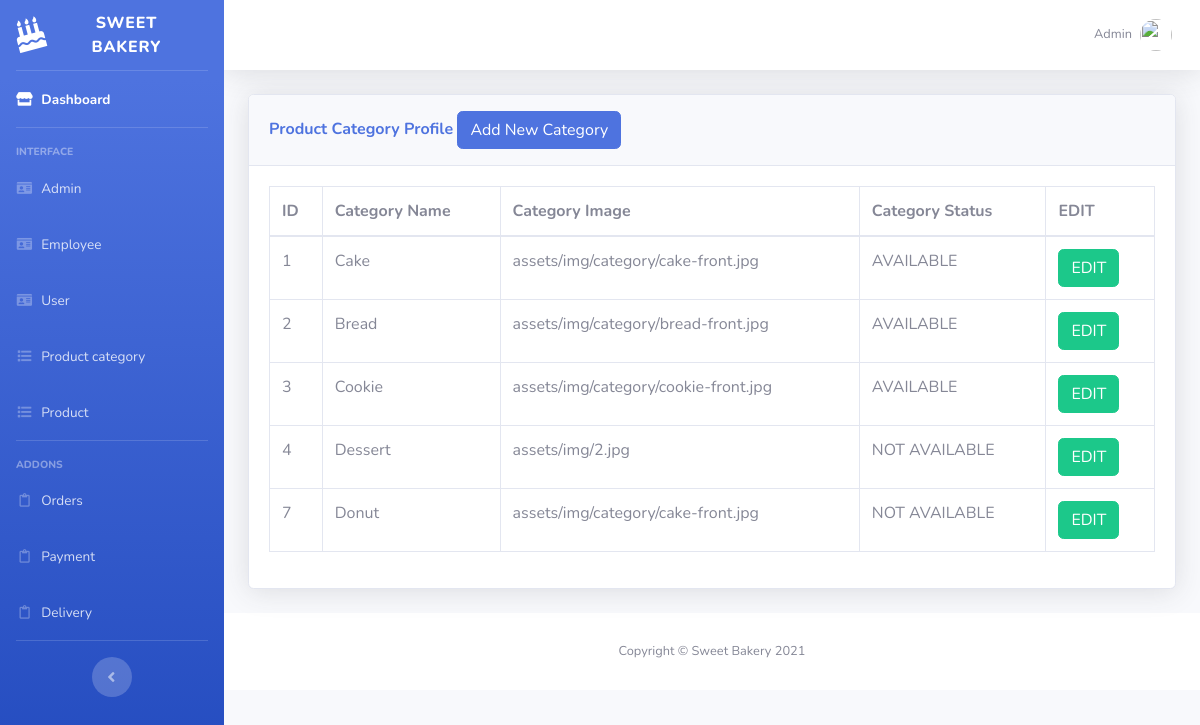
/admin/product_category.php, run on the app's committed database.
### tables this page shows
CREATE TABLE `product_category` (
  `product_category_id` int(11) NOT NULL,
  `product_category_name` char(50) NOT NULL,
  `product_category_image` varchar(255) NOT NULL,
  `product_category_status` char(50) DEFAULT NULL
);

### admin/product_category.php (the view, shortened to what this page needs)
<?php
include('includes/header.php');
include('includes/navbar.php');
$result = mysqli_query($connect,"SELECT * FROM product_category");
?>
<div class="container-fluid">
<div class="card shadow mb-4">
  <div class="card-header py-3">
    <h6 class="m-0 font-weight-bold text-primary">Product Category Profile
            <button type="button" class="btn btn-primary" data-toggle="modal" data-target="#addadminprofile">
              Add New Category
            </button>
    </h6>
  </div>
  <div class="card-body">
    <div class="table-responsive">
      <table class="table table-bordered" id="dataTable" width="100%" cellspacing="0">
        <thead>
          <tr>
            <th>ID </th>
            <th>Category Name </th>
			<th>Category Image </th>
            <th>Category Status </th>
            <th>EDIT </th>
          </tr>
        </thead>
        <tbody>
		  <?php
		    if(mysqli_num_rows($result)>0){
				while($row = mysqli_fetch_assoc($result)){
				  ?>
				  <tr>
					<td><?php echo $row['product_category_id'];?></td>
					<td><?php echo $row['product_category_name'];?></td>
					<td><?php echo $row['product_category_image'];?></td>
					<td><?php echo $row['product_category_status'];?></td>
					<td>
					  <form action="product_category_edit.php?edit&prod_catid=<?php echo $row['product_category_id']; ?>" method="post">
						<button type="submit" name="edit_btn" class="btn btn-success"> EDIT</button>
					  </form>
					</td>
				  </tr>
			<?php
				}
			}
		  ?>
        </tbody>
      </table>
    </div>
  </div>
</div>
</div>
<?php
include('includes/footer.php');
?>

### data on the page
product_category: product_category_id "1", product_category_name "Cake", product_category_image "assets/img/category/cake-front.jpg", product_category_status "AVAILABLE"
product_category: product_category_id "2", product_category_name "Bread", product_category_image "assets/img/category/bread-front.jpg", product_category_status "AVAILABLE"
product_category: product_category_id "3", product_category_name "Cookie", product_category_image "assets/img/category/cookie-front.jpg", product_category_status "AVAILABLE"
product_category: product_category_id "4", product_category_name "Dessert", product_category_image "assets/img/2.jpg", product_category_status "NOT AVAILABLE"
product_category: product_category_id "7", product_category_name "Donut", product_category_image "assets/img/category/cake-front.jpg", product_category_status "NOT AVAILABLE"
